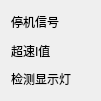
   <widget class="QWidget" name="verticalLayoutWidget_6">
    <property name="geometry">
     <rect>
      <x>10</x>
      <y>10</y>
      <width>101</width>
      <height>101</height>
     </rect>
    </property>
    <property name="sizePolicy">
     <sizepolicy hsizetype="Expanding" vsizetype="Expanding">
      <horstretch>0</horstretch>
      <verstretch>0</verstretch>
     </sizepolicy>
    </property>
    <layout class="QVBoxLayout" name="SC_Vlyt_1">
     <item>
      <widget class="QLabel" name="label_25">
       <property name="sizePolicy">
        <sizepolicy hsizetype="Expanding" vsizetype="Expanding">
         <horstretch>0</horstretch>
         <verstretch>0</verstretch>
        </sizepolicy>
       </property>
       <property name="text">
        <string>停机信号</string>
       </property>
      </widget>
     </item>
     <item>
      <widget class="QLabel" name="label_27">
       <property name="sizePolicy">
        <sizepolicy hsizetype="Expanding" vsizetype="Expanding">
         <horstretch>0</horstretch>
         <verstretch>0</verstretch>
        </sizepolicy>
       </property>
       <property name="text">
        <string>超速I值</string>
       </property>
      </widget>
     </item>
     <item>
      <widget class="QLabel" name="label_28">
       <property name="sizePolicy">
        <sizepolicy hsizetype="Expanding" vsizetype="Expanding">
         <horstretch>0</horstretch>
         <verstretch>0</verstretch>
        </sizepolicy>
       </property>
       <property name="text">
        <string>检测显示灯</string>
       </property>
      </widget>
     </item>
    </layout>
   </widget>
